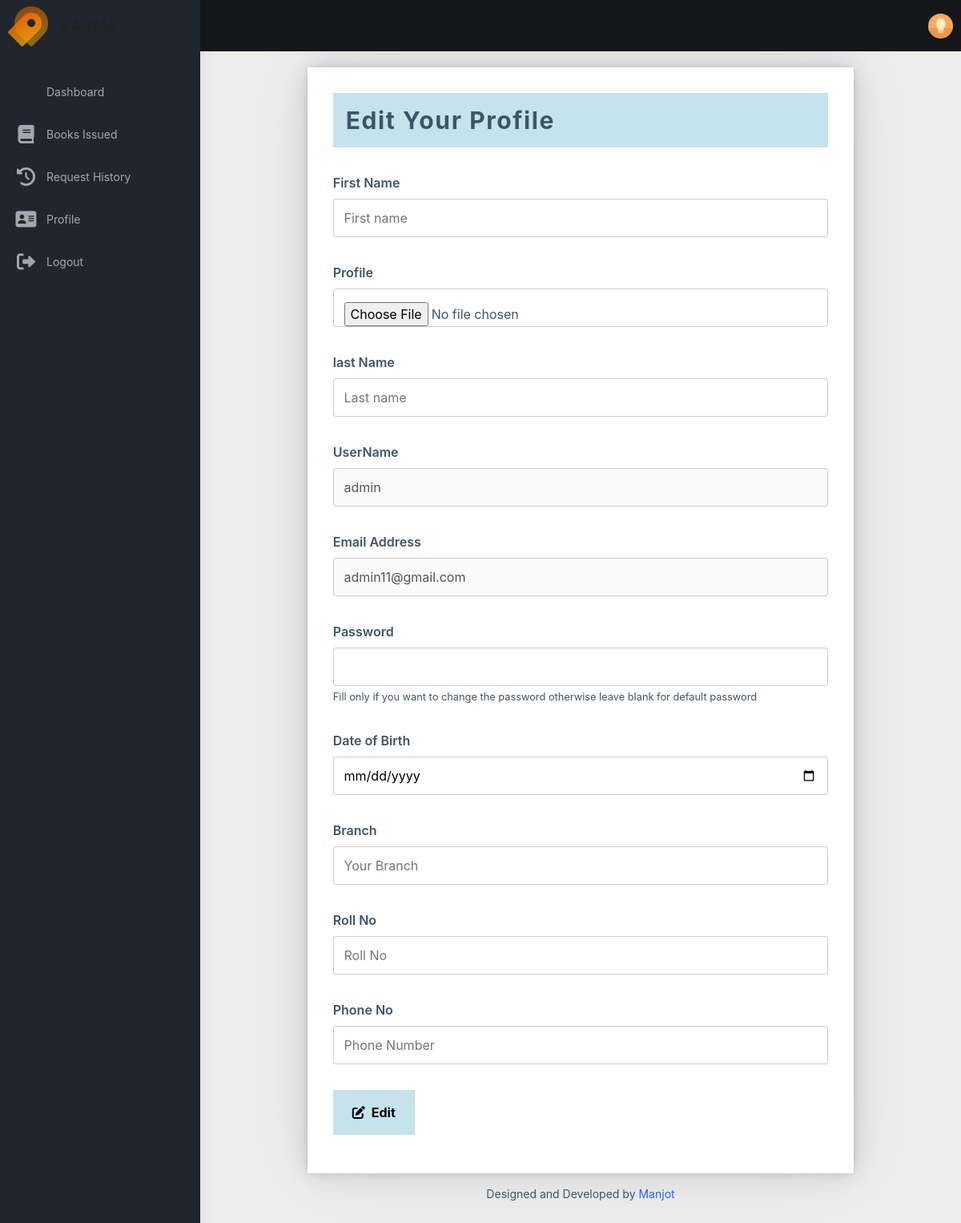
The app's page /customer/profile/update (signed in), older data.
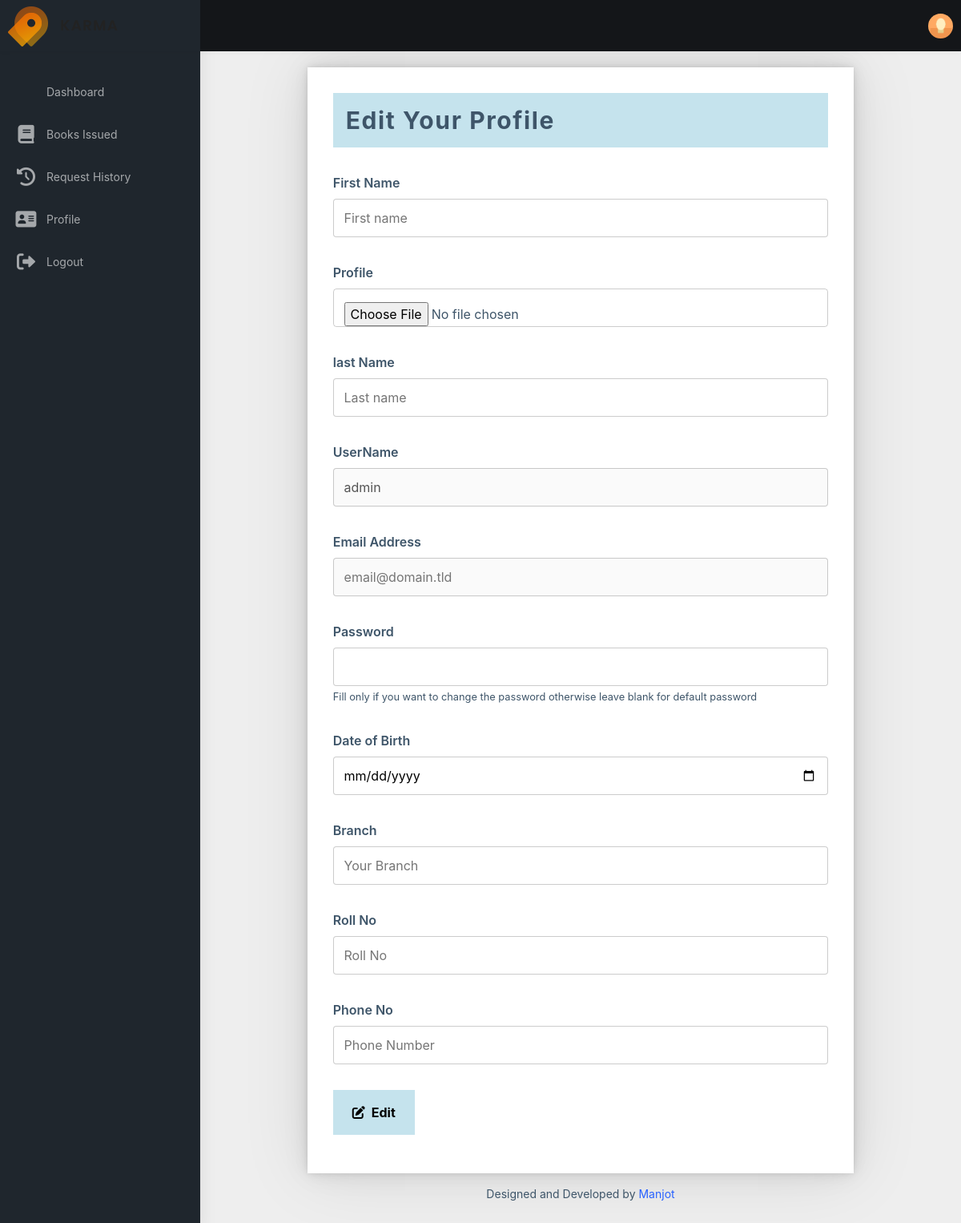
The same page, newer data.
### home/models.py (models this page shows)
class CustomUser(AbstractUser):
    USER ={
        (1,'ADMIN'),
        (2,'CUSTOMER'),
    }
    user_type = models.CharField(choices=USER,max_length=50,default=1)
    profile_pic = models.ImageField(upload_to='uploads/profile_pic/')

### home/views.py (the view, shortened to what this page needs)
# urls.py: path('customer/profile/update',CUSTOMERPROFILEUPDATE,name ="studentprofileupdate"),
def CUSTOMERPROFILEUPDATE(request):
    return render(request,'user/edit_user_profile.html')

### templates/user/edit_user_profile.html (shortened to what this page needs)
{% extends "user/student_dashboard.html" %}
{% load static %}
{% block css %}
  <link rel="stylesheet" href="{% static 'studentdashboard/dist/css/edit_profile_user.css' %}">
{% endblock css %}
{% block body %}
    <div class="wrapper">
      <h2>Edit Your Profile</h2>
      <form action="{% url 'studentprofileupdate' %}" method="POST" enctype="multipart/form-data">
        <div class="form-group">
          <label for="name">First Name</label>
          <input type="text" name="fname"  value="{{user.first_name}}" placeholder="First name" >
        </div>
        <div class="form-group">
          <label for="name">Profile</label>
          <input type="file" name="profilepic" required>
        </div>
        <div class="form-group">
          <label for="name">last Name</label>
          <input type="text" name="lname" value="{{user.last_name}}"  placeholder="Last name" >
        </div>
        <div class="form-group">
          <label for="name">UserName</label>
          <input type="text" name="username" value="{{user.username}}"  placeholder="username"  disabled>
        </div>
        <div class="form-group">
          <label for="email">Email Address</label>
          <input type="email" name="email" value="{{user.email}}"  placeholder="email@domain.tld"  disabled/>
        </div>
        <div class="form-group">
          <label for="email">Password</label>
          <input type="password" name="password"/>
          <small>Fill only if you want to change the password otherwise leave blank for default password</small>
        </div>
        <div class="form-group">
          <label for="message">Date of Birth</label>
          <input type="date" name="dateofbirth" id="name" required >
        </div>
        <div class="form-group">
            <label for="name">Branch</label>
            <input type="text" name="branch" value="{{user.student.branch}}" placeholder="Your Branch" >
        </div>
        <div class="form-group">
            <label for="name">Roll No</label>
            <input type="text" name="rollnum" value="{{user.student.roll_no}}" placeholder="Roll No"  >
        </div>
        <div class="form-group">
            <label for="name">Phone No</label>
            <input type="text" name="phonenum" value="{{user.student.phone}}" placeholder="Phone Number" >
        </div>
        <div class="form-group">
          <button type="submit" class="submit"><i class="fa-solid fa-pen-to-square"></i>Edit</button>
        </div>
      </form>
    </div>
{% endblock %}

Row changes from the older to the newer data that the page shows:
changed CustomUser "admin": email "admin11@gmail.com" → (not shown)
